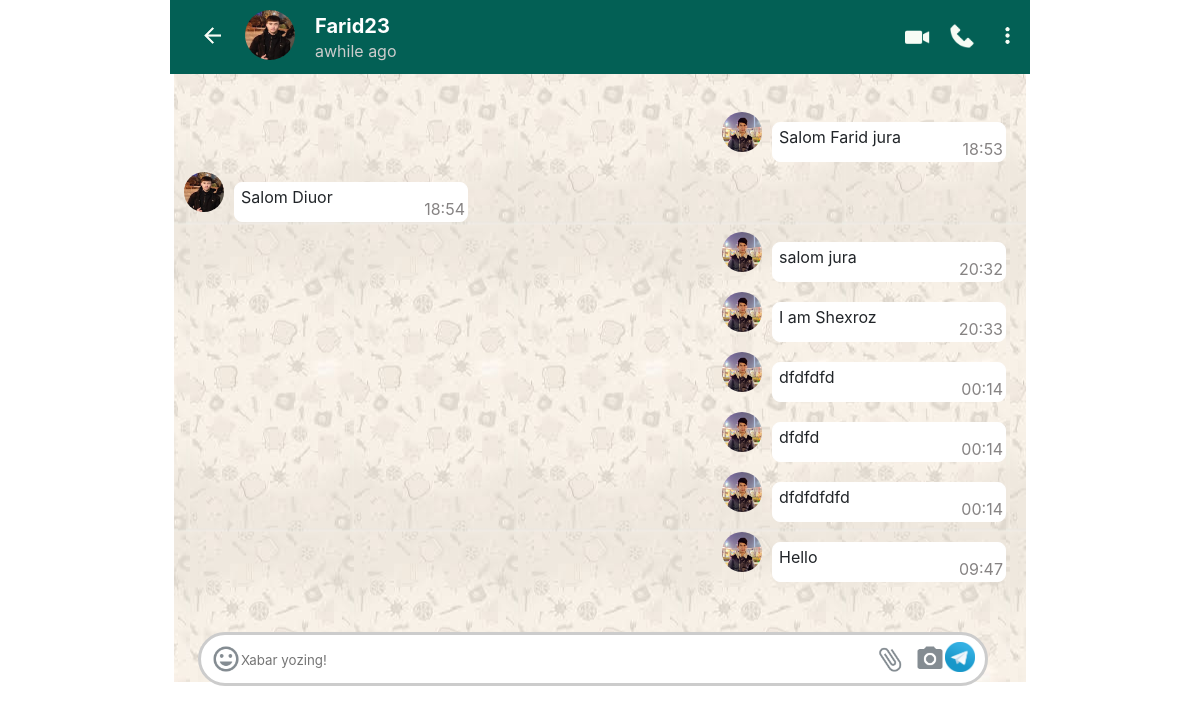
Page /friendchat/30/chat/ (signed in) on the committed database.
### users/models.py (models this page shows, shortened)
class CustomUser(AbstractUser):
    image = models.ImageField(blank=True,null=True,upload_to='userimage/',default='userimage/userimage.jpg',)

class ChatModel(models.Model):
    my_chat=models.ForeignKey(CustomUser,on_delete=models.CASCADE,related_name='my_chat')
    friend_chat = models.ForeignKey(CustomUser, on_delete=models.CASCADE, related_name='friend_chat')
    chat=models.CharField(max_length=350)
    date=models.DateTimeField(auto_now_add=True)

### users/views.py (the view, shortened to what this page needs)
# urls.py: path('friendchat/<int:id>/chat/',ChatView.as_view(),name="chat",),#The test was written
class ChatView(LoginRequiredMixin,View):
    def get(self,request,id):
        friend=CustomUser.objects.get(id=id)
        new1=ChatModel.objects.filter(my_chat=request.user,friend_chat=friend).all()
        new2=ChatModel.objects.filter(my_chat=friend,friend_chat=request.user)
        cos=list(new1)+list(new2)
        for i in cos:
            for j in cos:
                if i.date < j.date:
                    i.my_chat, j.my_chat = j.my_chat, i.my_chat
                    i.friend_chat, j.friend_chat = j.friend_chat, i.friend_chat
                    i.date, j.date = j.date, i.date
                    i.chat, j.chat = j.chat, i.chat
        form=ChatFormm()
        return render(request,'mychat.html',{"form":form,'cos':cos,"friend":friend})

### users/forms.py
class ChatFormm(forms.ModelForm):
    chat=forms.CharField(label="", widget=forms.TextInput(
        attrs={
            'class': 'input-chat',
            'placeholder': 'Xabar yozing!',
        }))
    class Meta:
        model=ChatModel
        fields=('chat',)

### users/templates/mychat.html (shortened to what this page needs)
{% load static %}
<!DOCTYPE html>
<html lang="en">
<head>
    <link rel="stylesheet" href="{% static 'css/chat.css' %}">
</head>
<body>
    <div class="header">
        <div class="header-container">
            <div class="first">
                <ul>
                    <a href="{% url "users:friendchat" %}"><li><img src="{% static 'image/arrow.png' %}" alt=""></li></a>
                    <li><img src="{{ friend.image.url }}" class="user" alt=""></li>
                    <li>
                        <h3>{{ friend.username }}</h3>
                        <p>{% if friend.last_seen %}{{ friend.last_seen|timesince }}{% else %}awhile{% endif %} ago</p>
                    </li>
                </ul>
            </div>
            <div class="second">
               <ul>
                   <li><img src="{% static 'image/video.png' %}" alt=""></li>
                   <li><img src="{% static 'image/phone.png' %}" alt=""></li>
                   <li><img src="{% static 'image/more.png' %}" alt=""></li>
               </ul>
            </div>
        </div>
        <div class="head-chat">
            <div class="tg-chat">
                {% for i in cos %}
                {% if i.my_chat == request.user %}
                <div class="my-tg-text">
                  <img src="{{ i.my_chat.image.url}}" width="40px" height="40px" alt="">
                  <p>{{ i.chat}}<span>{{ i.date | date:"H:i"}}</span> </p>
                </div>
                {% else %}
                <div class="you-tg-text">
                    <img src="{{ i.my_chat.image.url}}" width="40px" height="40px" alt="">
                  <p>{{ i.chat}}<span>{{ i.date | date:"H:i"}}</span> </p>
                </div>
                {% endif %}
            {% endfor %}
             </div>
        </div>
        <div class="header-form">
            <form method="post">
                <img src="{% static 'image/emo.png' %}" alt="">
                <div class="input-chat">
                    {{form}}
                </div>
                <img src="{% static 'image/attach file.png' %}" alt="">
                <img src="{% static 'image/camera.png'  %}" alt="">
            <div class="img-form">
                <button type="submit" style="background-color: white">
                    <img src="{% static 'image/telegram_PNG13.png' %}" alt="">
                </button>
            </div>
            </form>
        </div>
    </div>
</body>
</html>

### static/css/chat.css (style rules this page uses)
* { margin: 0; padding: 0; font-family: -apple-system, BlinkMacSystemFont, 'Segoe UI', Roboto, Oxygen, Ubuntu, Cantarell, 'Open Sans', 'Helvetica Neue', sans-serif; }
ul { list-style-type: none; }
.header-container { width: 70%; margin: 0 auto; display: flex; justify-content: space-between; background: #036055; padding: 10px; align-items: center; cursor: pointer; transition: all 0.4s ease; }
.header-container ul li img { width: 25px; }
.header-container ul { display: flex; align-items: center; }
.header-container ul li { margin-left: 20px; }
.header-container ul .user { width: 50px; height: 50px; border-radius: 100%; }
.header-container ul li h3 { font-size: 20px; color: #fff; padding-bottom: 3px; }
.header-container ul li p { color: #ccc; }
.head-chat { margin: 0% auto; height: 66vh; width: 71%; background-image: url("bg.jpeg"); background-position: center; transition: all 0.4s ease; overflow-y: scroll; position: relative; padding-bottom: 80px; display: flex; flex-direction: column-reverse; }
.header-form { display: flex; align-items: center; padding:0px 20px; width: 67%; margin: 0 auto; position: relative; bottom: 50px; }
.header-form form { border: 3px solid #ccc; display: flex; align-items: center; background-color: #fff; border-radius: 40px; padding: 7px 10px; }
.header-form img { width: 30px; cursor: pointer; }
.header-form form { width: 95%; }
.input-chat { width: 84%; border: none; outline: none; margin-right: 5px; }
.header-form form img:nth-of-type(2) { margin-right: 10px; }
.header-form .img-form button { border: none; }
.tg-chat .my-tg-text { display: flex; justify-content: flex-end; margin-right: 20px; margin-top: 20px; margin-bottom: 20px; }
.tg-chat p { border: 1px solid #fff; padding: 4px 6px; border-radius: 8px; display: inline-block; background-color: #fff; color: #212529; position: relative; }
.tg-chat .you-tg-text { display: flex; justify-content: flex-start; margin-left: 20px; margin-top: 20px; margin-bottom: 20px; }
.tg-chat .my-tg-text img { border-radius: 50%; position: relative; bottom: 10px; right: 10px; }
.tg-chat .you-tg-text img { border-radius: 50%; position: relative; bottom: 10px; right: 10px; }
.tg-chat .my-tg-text span,.tg-chat .you-tg-text span { font-size: 10; color: rgb(134, 131, 131); margin-left: 15px; display: block; position: absolute; right: 2px; bottom: 2px; }
.tg-chat p { width: 220px; position: relative; }

### rows in the picture
CustomUser: image (picture), username "Farid23"
ChatModel: my_chat.image (picture), chat "Salom Farid jura", date "18:53"
ChatModel: my_chat.image (picture), chat "Salom Diuor", date "18:54"
ChatModel: my_chat.image (picture), chat "salom jura", date "20:32"
ChatModel: my_chat.image (picture), chat "I am Shexroz", date "20:33"
ChatModel: my_chat.image (picture), chat "dfdfdfd", date "00:14"
ChatModel: my_chat.image (picture), chat "dfdfd", date "00:14"
ChatModel: my_chat.image (picture), chat "dfdfdfdfd", date "00:14"
ChatModel: my_chat.image (picture), chat "Hello", date "09:47"
